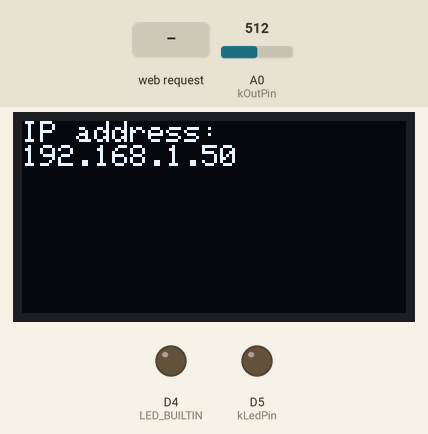
Simulated run of this sketch. Board: ESP8266 (NodeMCU). Parts: 128×64 one-colour display, output pins drawn as LEDs (lit = HIGH, except the on-board LED, lit = LOW). Inputs (shaded band) come from the test bench; at power-on: A0 (kOutPin) = 512. WiFi joins after 1.5 s; servers stay silent unless stated.

Above: at 4.8 s.
4.9 s: HTTP request GET /metrics received
At 6.2 s:
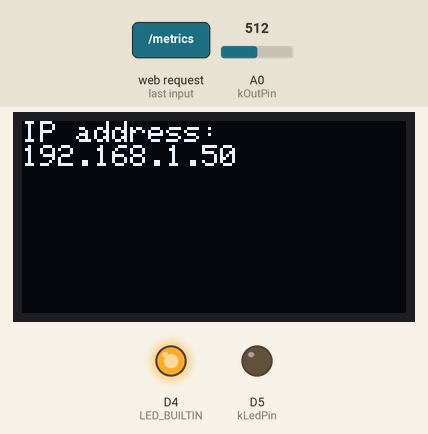
At 8.5 s:
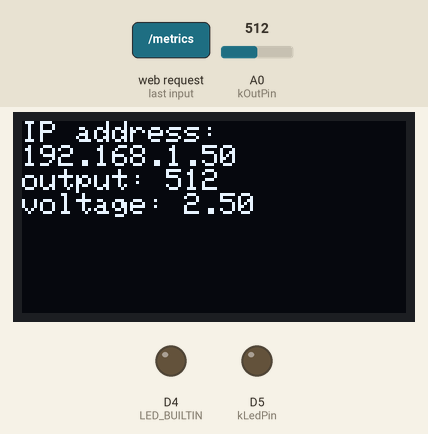
Timing chart, 0 to 10.0 s (numbered marks = the images above; inputs shaded):
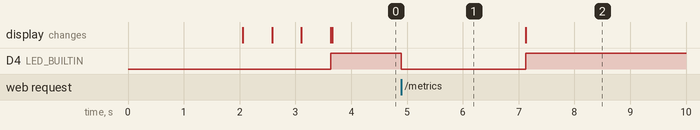

The sketch:

nodemcu_air_quality_sensor.ino
```cpp
#define READ_MODE 0
#define WIFI_SERVER_MODE 1

#define USE_SERIAL 0
#define USE_DISPLAY 1

#if USE_DISPLAY
#include <Adafruit_SSD1306.h>
#endif

#if WIFI_SERVER_MODE
#include <ESP8266WebServer.h>
#include <ESP8266WiFi.h>
#include <WiFiClient.h>
#endif

// kOutPin is any analog pin connected to pin 1 (OUT) on the sensor.
// A0 (ADC0)
const int kOutPin = A0;
// kDrivePin is any digital pin connected to pin 2 (LED) on the sensor.
// D5 (GPIO14)
const int kLedPin = D5;

#if USE_DISPLAY
// D1 (GPIO5) = SCL
// D2 (GPIO4) = SDA
Adafruit_SSD1306 display(128, 64);
#endif

#if WIFI_SERVER_MODE
// Use your Wi-Fi configuration values.
const char * const ssid = "";
const char * const password = "";

ESP8266WebServer server(80);
#endif

int readOutput() {
  // To drive the sensor LDE, it requires to have a inverter circuit to send pulse to the sensor.
  // Use NPN transistor such as 2SC1815 and connect kLedPin to the base, GND to emittor, and sensor LDE pin to the collector.
  // This is especially needed because sensor VCC requires 5V, not 3.3V used on NodeMCU.

  // See https://github.com/sharpsensoruser/sharp-sensor-demos/wiki/Application-Guide-for-Sharp-GP2Y1014AU0F-Dust-Sensor
  // and related documents for the detailed behaviors.
  digitalWrite(kLedPin, HIGH);

  // Speced wait time to measure is 280us, however, `analogRead()` takes long time.
  // reduce it to target better measuring timing.
  // This 140us is just based on the observation.
  delayMicroseconds(140);

  // This is actually slow, takes 100us to 200us.
  int output = analogRead(kOutPin);

  // Total pulse duration should be ~320us therefore at least wait 40us.
  delayMicroseconds(40);
  digitalWrite(kLedPin, LOW);

  // Minimum pulse interval is 10ms, so wait another 9.68ms.
  delayMicroseconds(9680);

  return output;
}

float readOutputMulti(int count) {
  int results = 0;
  for (int i = 0; i < count; i++) {
    results += readOutput();
    delay(100);
  }
  return float(results) / float(count);
}

void setup() {
  pinMode(kLedPin, OUTPUT);
  pinMode(kOutPin, INPUT);

#if WIFI_SERVER_MODE
  pinMode(LED_BUILTIN, OUTPUT);
#endif

#if USE_SERIAL
  Serial.begin(115200);
  Serial.println();
#endif
#if USE_DISPLAY
  // I2C Address is configured as 0x78 by default and give 2 bit shifted value as 2nd argument.
  // I don't know why, ...yet.
  if (!display.begin(SSD1306_SWITCHCAPVCC, 0x3C)) {
    Serial.println("SSD1306 allocation failed");
    exit(0);
  }
#endif

  delay(2000);

#if USE_DISPLAY
  display.setTextSize(1);
  display.setTextColor(WHITE);
#endif

#if WIFI_SERVER_MODE
#if USE_SERIAL
  Serial.print("Connecting");
#endif
#if USE_DISPLAY
  display.clearDisplay();
  display.setCursor(0, 0);
  display.print("Connecting");
  display.display();
#endif

#if USE_SERIAL
  WiFi.printDiag(Serial);
#endif

  WiFi.begin(ssid, password);
  while (WiFi.status() != WL_CONNECTED) {
    delay(500);
#if USE_SERIAL
    Serial.print(".");
#endif
#if USE_DISPLAY
    display.print(".");
    display.display();
#endif
  }
  digitalWrite(LED_BUILTIN, HIGH);

#if USE_SERIAL
  Serial.println();
  Serial.print("IP address: ");
  Serial.println(WiFi.localIP());
#endif
#if USE_DISPLAY
  display.clearDisplay();
  display.setCursor(0, 0);
  display.println("IP address: ");
  display.println(WiFi.localIP());
  display.display();
#endif

  server.on("/metrics", []() {
    digitalWrite(LED_BUILTIN, LOW);

    int output = readOutputMulti(20);
    float voltage = float(output) * (5.0 / 1024.0);

    // This is Prometheus metrics format.
    // Voltage is an optional metric, which you can also calcurate on Prometheus query.
    String body =
      "#HELP nodemcu_ks0196_output output\n"
      "#TYPE nodemcu_ks0196_output gauge\n"
      "nodemcu_ks0196_output " + String(output) + "\n"
      "#HELP nodemcu_ks0196_voltage voltage\n"
      "#TYPE nodemcu_ks0196_voltage gauge\n"
      "nodemcu_ks0196_voltage " + String(voltage) + "\n";
    server.send(200, "text/plain", body);

#if USE_SERIAL
    Serial.print(output);
    Serial.print("\t");
    Serial.print(voltage);
    Serial.print("\n");
#endif
#if USE_DISPLAY
    display.clearDisplay();
    display.setCursor(0, 0);
    display.println("IP address: ");
    display.println(WiFi.localIP());
    display.print("output: ");
    display.println(output);
    display.print("voltage: ");
    display.println(voltage);
    display.display();
#endif

    digitalWrite(LED_BUILTIN, HIGH);
  });

  server.begin();
#endif
}

void loop() {
#if WIFI_SERVER_MODE
  server.handleClient();
#endif

#if READ_MODE
  delay(1000);

  float output = readOutputMulti(20);
  float voltage = output * (5.0 / 1024.0);

#if USE_SERIAL
  Serial.print(output);
  Serial.print("\t");
  Serial.print(voltage);
  Serial.print("\n");
#endif
#if USE_DISPLAY
  display.clearDisplay();
  display.setCursor(0, 0);
  display.print("output: ");
  display.println(output);
  display.print("voltage: ");
  display.println(voltage);
  display.display();
#endif
#endif
}
```

Measured:
- after the input at 4.9 s, D4 (LED_BUILTIN): HIGH → LOW at once, → HIGH 2.2 s later
